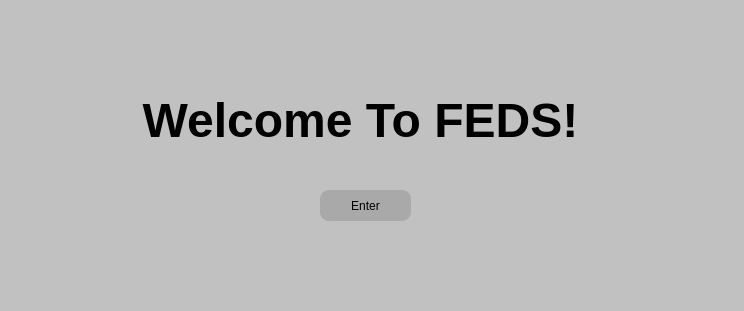
<?xml version="1.0" encoding="UTF-8"?>
<ui version="4.0">
 <class>MainWindow</class>
 <widget class="QMainWindow" name="MainWindow">
  <property name="geometry">
   <rect>
    <x>0</x>
    <y>0</y>
    <width>744</width>
    <height>311</height>
   </rect>
  </property>
  <property name="windowTitle">
   <string>MainWindow</string>
  </property>
  <property name="styleSheet">
   <string notr="true">background-color: rgb(193, 193, 193);</string>
  </property>
  <widget class="QWidget" name="centralwidget">
   <widget class="QLabel" name="label">
    <property name="geometry">
     <rect>
      <x>90</x>
      <y>80</y>
      <width>541</width>
      <height>81</height>
     </rect>
    </property>
    <property name="styleSheet">
     <string notr="true">color:black;
font: 9pt &quot;Arial&quot;;</string>
    </property>
    <property name="text">
     <string>&lt;html&gt;&lt;head/&gt;&lt;body&gt;&lt;p align=&quot;center&quot;&gt;&lt;span style=&quot; font-size:36pt; font-weight:700;&quot;&gt;Welcome To FEDS!&lt;/span&gt;&lt;/p&gt;&lt;/body&gt;&lt;/html&gt;</string>
    </property>
   </widget>
   <widget class="QPushButton" name="nextButton">
    <property name="geometry">
     <rect>
      <x>320</x>
      <y>190</y>
      <width>91</width>
      <height>31</height>
     </rect>
    </property>
    <property name="styleSheet">
     <string notr="true">QPushButton{
border-radius:9.19px;
background-color: rgb(169,169,169);
color:black;
}
QPushButton:Hover{
background-color:rgb(97,97,97);
}</string>
    </property>
    <property name="text">
     <string>Enter</string>
    </property>
   </widget>
  </widget>
  <widget class="QMenuBar" name="menubar">
   <property name="geometry">
    <rect>
     <x>0</x>
     <y>0</y>
     <width>744</width>
     <height>25</height>
    </rect>
   </property>
  </widget>
  <widget class="QStatusBar" name="statusbar"/>
 </widget>
 <resources/>
 <connections/>
</ui>
